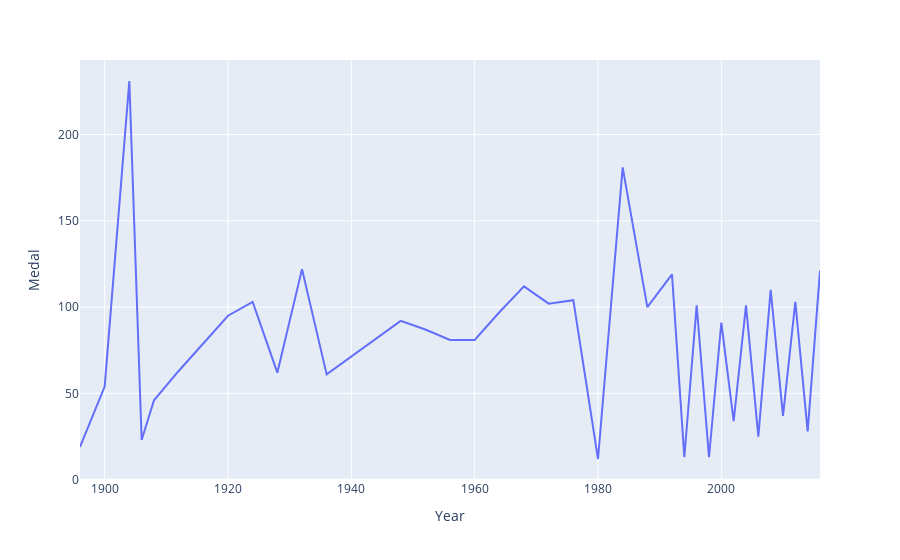

Notebook cell for this chart:
### Code cell
fig = px.line(final_df, x="Year", y="Medal")
fig.show()

### Figure 1 — Plotly figure (JSON) as saved in the notebook; plotly's stock layout.template omitted (floating-point values rounded to 4 significant figures)
{"data": [{"hovertemplate": "Year=%{x}<br>Medal=%{y}<extra></extra>", "legendgroup": "", "line": {"color": "#636efa", "dash": "solid"}, "marker": {"symbol": "circle"}, "mode": "lines", "name": "", "orientation": "v", "showlegend": false, "type": "scatter", "x": [1896, 1900, 1904, 1906, 1908, 1912, 1920, 1924, 1928, 1932, 1936, 1948, 1952, 1956, 1960, 1964, 1968, 1972, 1976, 1980, 1984, 1988, 1992, 1994, 1996, 1998, 2000, 2002, 2004, 2006, 2008, 2010, 2012, 2014, 2016], "xaxis": "x", "y": [19, 54, 231, 23, 46, 63, 95, 103, 62, 122, 61, 92, 87, 81, 81, 97, 112, 102, 104, 12, 181, 100, 119, 13, 101, 13, 91, 34, 101, 25, 110, 37, 103, 28, 121], "yaxis": "y"}], "layout": {"legend": {"tracegroupgap": 0}, "margin": {"t": 60}, "xaxis": {"anchor": "y", "domain": [0, 1], "title": {"text": "Year"}}, "yaxis": {"anchor": "x", "domain": [0, 1], "title": {"text": "Medal"}}}}
